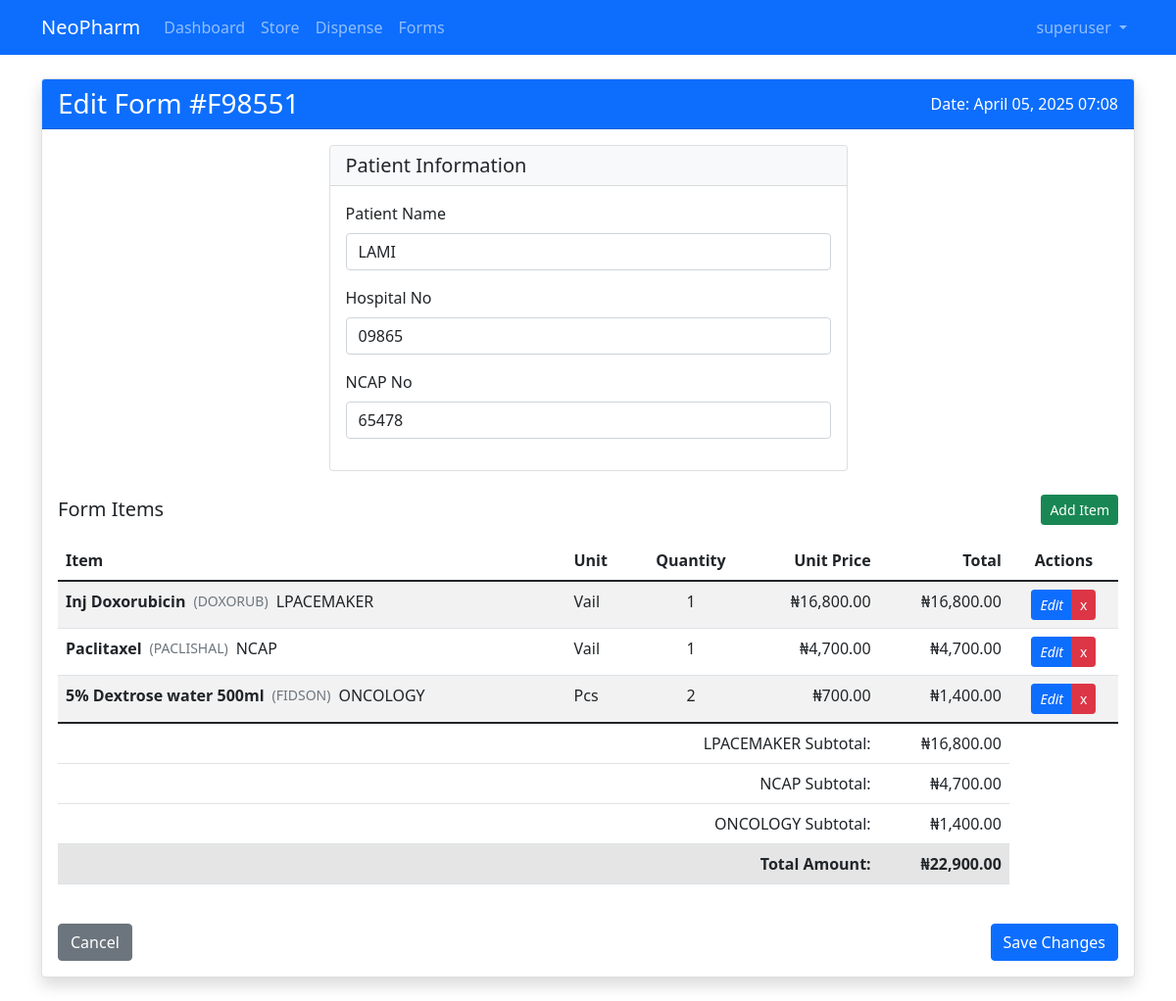
Screenshot of /forms/F98551/edit/ (signed in) with the database file from the repository.
### pharmacy/models.py (models this page shows, shortened)
class User(AbstractUser):
    groups = models.ManyToManyField(Group, related_name="pharmacy_user_groups", blank=True)
    user_permissions = models.ManyToManyField(Permission, related_name="pharmacy_user_permissions", blank=True)
    username = models.CharField(max_length=200, null=True, blank=True)
    mobile = models.CharField(max_length=20, unique=True)
    USERNAME_FIELD = 'mobile'
    REQUIRED_FIELDS = ['username']

class Form(models.Model):
    form_id = ShortUUIDField(
        length=5,
        max_length=50,
        prefix="F",
        alphabet="0123456789",
        unique=True
    )
    buyer_name = models.CharField(max_length=255, null=True, blank=True)
    hospital_no = models.CharField(max_length=100, null=True, blank=True)
    ncap_no = models.CharField(max_length=100, null=True, blank=True)
    total_amount = models.DecimalField(max_digits=10, decimal_places=2)
    date = models.DateTimeField(auto_now_add=True)
    dispensed_by = models.ForeignKey(settings.AUTH_USER_MODEL, on_delete=models.SET_NULL, null=True)
    class Meta:
        db_table = 'pharmacy_form'

class FormItem(models.Model):
    form = models.ForeignKey(Form, on_delete=models.CASCADE, related_name='items')
    drug_name = models.CharField(max_length=255)
    drug_brand = models.CharField(max_length=255, null=True, blank=True)
    drug_type = models.CharField(max_length=50)  # LPACEMAKER, NCAP, ONCOLOGY
    unit = models.CharField(max_length=50)
    quantity = models.PositiveIntegerField()
    price = models.DecimalField(max_digits=12, decimal_places=2)
    subtotal = models.DecimalField(max_digits=12, decimal_places=2)

### pharmacy/views.py (the view)
# urls.py: path('forms/<str:form_id>/edit/', views.edit_form, name='edit_form'),
@login_required
def edit_form(request, form_id):
    form = get_object_or_404(Form, form_id=form_id)
    if request.method == 'POST':
        form_form = EditFormForm(request.POST, instance=form)
        if form_form.is_valid():
            form_form.save()
            messages.success(request, 'Form updated successfully.')
            return redirect('store:view_form', form_id=form_id)
    else:
        form_form = EditFormForm(instance=form)
    form_items = FormItem.objects.filter(form=form)
    items = []
    category_totals = {
        'LPACEMAKER': Decimal('0.00'),
        'NCAP': Decimal('0.00'),
        'ONCOLOGY': Decimal('0.00')
    }
    for form_item in form_items:
        item_data = {
            'id': form_item.id,
            'name': form_item.drug_name,
            'brand': form_item.drug_brand,
            'unit': form_item.unit,
            'quantity': form_item.quantity,
            'price': form_item.price,
            'subtotal': form_item.subtotal,
            'drug_type': form_item.drug_type
        }
        items.append(item_data)
        if form_item.drug_type in category_totals:
            category_totals[form_item.drug_type] += form_item.subtotal
    total_amount = sum(item['subtotal'] for item in items) if items else form.total_amount
    new_item_form = FormItemForm()
    context = {
        'form': form,
        'form_form': form_form,
        'items': items,
        'category_totals': category_totals,
        'total_amount': total_amount,
        'new_item_form': new_item_form,
        'units': UNIT
    }
    return render(request, 'store/edit_form.html', context)

### pharmacy/forms.py (shortened to what this page needs)
class EditFormForm(forms.ModelForm):
    class Meta:
        model = Form
        fields = ['buyer_name', 'hospital_no', 'ncap_no']
        widgets = {
            'buyer_name': forms.TextInput(attrs={'class': 'form-control'}),
            'hospital_no': forms.TextInput(attrs={'class': 'form-control'}),
            'ncap_no': forms.TextInput(attrs={'class': 'form-control'}),
        }

class FormItemForm(forms.ModelForm):
    class Meta:
        model = FormItem
        fields = ['drug_name', 'drug_brand', 'drug_type', 'unit', 'quantity', 'price']
        widgets = {
            'drug_name': forms.TextInput(attrs={'class': 'form-control'}),
            'drug_brand': forms.TextInput(attrs={'class': 'form-control'}),
            'drug_type': forms.Select(attrs={'class': 'form-control'}, choices=[
                ('LPACEMAKER', 'LPACEMAKER'),
                ('NCAP', 'NCAP'),
                ('ONCOLOGY', 'ONCOLOGY'),
            ]),
            'unit': forms.Select(attrs={'class': 'form-control'}, choices=UNIT),
            'quantity': forms.NumberInput(attrs={'class': 'form-control', 'min': '1'}),
            'price': forms.NumberInput(attrs={'class': 'form-control', 'min': '0', 'step': '0.01'}),
        }

### pharmacy/templates/store/edit_form.html (shortened to what this page needs)
{% extends 'base.html' %}
{% load humanize %}
{% block content %}
<div class="container my-4">
    <div class="card shadow">
        <div class="card-header bg-primary text-white">
            <div class="d-flex justify-content-between align-items-center">
                <h3 class="mb-0">Edit Form #{{ form.form_id }}</h3>
                <p class="mb-0">Date: {{ form.date|date:"F d, Y H:i" }}</p>
            </div>
        </div>
        <div class="card-body">
            <form method="post" action="{% url 'store:edit_form' form.form_id %}">
                <div class="row mb-4">
                    <div class="col-md-6 offset-md-3">
                        <div class="card">
                            <div class="card-header bg-light">
                                <h5 class="mb-0">Patient Information</h5>
                            </div>
                            <div class="card-body">
                                <div class="mb-3">
                                    <label for="{{ form_form.buyer_name.id_for_label }}" class="form-label">Patient Name</label>
                                    {{ form_form.buyer_name }}
                                </div>
                                <div class="mb-3">
                                    <label for="{{ form_form.hospital_no.id_for_label }}" class="form-label">Hospital No</label>
                                    {{ form_form.hospital_no }}
                                </div>
                                <div class="mb-3">
                                    <label for="{{ form_form.ncap_no.id_for_label }}" class="form-label">NCAP No</label>
                                    {{ form_form.ncap_no }}
                                </div>
                            </div>
                        </div>
                    </div>
                </div>
                <div class="d-flex justify-content-between align-items-center mb-3">
                    <h5 class="mb-0">Form Items</h5>
                    <button type="button" class="btn btn-success btn-sm" data-bs-toggle="modal" data-bs-target="#addItemModal">
                         Add Item
                    </button>
                </div>
                <div class="table-responsive">
                    <table class="table table-striped">
                        <thead>
                            <tr>
                                <th>Item</th>
                                <th>Unit</th>
                                <th class="text-center">Quantity</th>
                                <th class="text-end">Unit Price</th>
                                <th class="text-end">Total</th>
                                <th class="text-center">Actions</th>
                            </tr>
                        </thead>
                        <tbody>
                            {% for item in items %}
                                <tr>
                                    <td>
                                        <div class="d-flex align-items-center gap-2">
                                            <strong>{{ item.name }}</strong>
                                            {% if item.brand %}
                                            <small class="text-muted">({{ item.brand }})</small>
                                            {% endif %}
                                            <span class="drug-type-badge drug-type-{{ item.drug_type }}">
                                                {{ item.drug_type }}
                                            </span>
                                        </div>
                                    </td>
                                    <td>{{ item.unit }}</td>
                                    <td class="text-center">{{ item.quantity }}</td>
                                    <td class="text-end">₦{{ item.price|floatformat:2|intcomma }}</td>
                                    <td class="text-end">₦{{ item.subtotal|floatformat:2|intcomma }}</td>
                                    <td class="text-center">
                                        <div class="btn-group btn-group-sm">
                                            <a href="{% url 'store:edit_form_item' form.form_id item.id %}" class="btn btn-primary">
                                                <i class="fas fa-edit">Edit</i>
                                            </a>
                                            <a href="{% url 'store:remove_form_item' form.form_id item.id %}" class="btn btn-danger" onclick="return confirm('Are you sure you want to remove this item?')">
                                                x
                                            </a>
                                        </div>
                                    </td>
                                </tr>
                            {% endfor %}
                        </tbody>
                        <tfoot>
                            {% if category_totals.LPACEMAKER > 0 %}
                            <tr class="category-total-row lpacemaker-row">
                                <td colspan="4" class="text-end"><span class="drug-type-badge drug-type-LPACEMAKER">LPACEMAKER</span> Subtotal:</td>
                                <td class="text-end">₦{{ category_totals.LPACEMAKER|floatformat:2|intcomma }}</td>
                            </tr>
                            {% endif %}
                            {% if category_totals.NCAP > 0 %}
                            <tr class="category-total-row ncap-row">
                                <td colspan="4" class="text-end"><span class="drug-type-badge drug-type-NCAP">NCAP</span> Subtotal:</td>
                                <td class="text-end">₦{{ category_totals.NCAP|floatformat:2|intcomma }}</td>
                            </tr>
                            {% endif %}
                            {% if category_totals.ONCOLOGY > 0 %}
                            <tr class="category-total-row oncology-row">
                                <td colspan="4" class="text-end"><span class="drug-type-badge drug-type-ONCOLOGY">ONCOLOGY</span> Subtotal:</td>
                                <td class="text-end">₦{{ category_totals.ONCOLOGY|floatformat:2|intcomma }}</td>
                            </tr>
                            {% endif %}
                            <tr class="table-active">
                                <td colspan="4" class="text-end"><strong>Total Amount:</strong></td>
                                <td class="text-end"><strong>₦{{ total_amount|floatformat:2|intcomma }}</strong></td>
                            </tr>
                        </tfoot>
                    </table>
                </div>
                <div class="d-flex justify-content-between mt-4">
                    <a href="{% url 'store:view_form' form.form_id %}" class="btn btn-secondary">
                         Cancel
                    </a>
                    <button type="submit" class="btn btn-primary">
                         Save Changes
                    </button>
                </div>
            </form>
        </div>
    </div>
</div>
{% endblock %}

### templates/base.html (shortened to what this page needs)
<!DOCTYPE html>
<html lang="en">
<head>
    <link href="https://cdn.jsdelivr.net/npm/bootstrap@5.1.3/dist/css/bootstrap.min.css" rel="stylesheet">
</head>
<body>
    <nav class="navbar navbar-expand-lg navbar-dark bg-primary">
        <div class="container">
            <a class="navbar-brand" href="{% url 'store:dashboard' %}">NeoPharm</a>
            <div class="collapse navbar-collapse" id="navbarNav">
                <ul class="navbar-nav me-auto">
                    <li class="nav-item">
                        <a class="nav-link" href="{% url 'store:dashboard' %}">
                             Dashboard
                        </a>
                    </li>
                    <li class="nav-item">
                        <a class="nav-link" href="{% url 'store:store' %}">
                             Store
                        </a>
                    </li>
                    <li class="nav-item">
                        <a class="nav-link" href="{% url 'store:dispense' %}">
                             Dispense
                        </a>
                    </li>
                    <li class="nav-item">
                        <a class="nav-link" href="{% url 'store:forms' %}">
                             Forms
                        </a>
                    </li>
                </ul>
                <ul class="navbar-nav">
                    {% if user.is_authenticated %}
                    <li class="nav-item dropdown">
                        <a class="nav-link dropdown-toggle" href="#" id="userDropdown" role="button"
                           data-bs-toggle="dropdown">
                            {% if user.username %}
                                {{ user.username }}
                            {% else %}
                                {{ user.mobile }}
                            {% endif %}
                        </a>
                    </li>
                    {% else %}
                    <li class="nav-item">
                        <a class="nav-link" href="{% url 'store:index' %}">Login</a>
                    </li>
                    {% endif %}
                </ul>
            </div>
        </div>
    </nav>
    {% block content %}
    {% endblock %}
</body>
</html>

### rows the page displays
User: username "superuser"
Form: form_id "F98551", date "April 05, 2025 07:08", buyer_name "LAMI", hospital_no "09865", ncap_no "65478"
FormItem: name "Inj Doxorubicin", brand "DOXORUB", drug_type "LPACEMAKER", unit "Vail", price "16,800.00", subtotal "16,800.00"
FormItem: name "Paclitaxel", brand "PACLISHAL", drug_type "NCAP", unit "Vail", price "4,700.00", subtotal "4,700.00"
FormItem: name "5% Dextrose water 500ml", brand "FIDSON", drug_type "ONCOLOGY", unit "Pcs", price "700.00", subtotal "1,400.00"

### other values shown
{{ item.quantity }} "1" "1" "2"
{{ category_totals.LPACEMAKER|floatformat:2|intcomma }} "16,800.00"
{{ category_totals.NCAP|floatformat:2|intcomma }} "4,700.00"
{{ category_totals.ONCOLOGY|floatformat:2|intcomma }} "1,400.00"
{{ total_amount|floatformat:2|intcomma }} "22,900.00"
